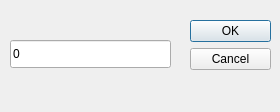
<?xml version="1.0" encoding="UTF-8"?>
<ui version="4.0">
 <class>Dialog</class>
 <widget class="QDialog" name="Dialog">
  <property name="geometry">
   <rect>
    <x>0</x>
    <y>0</y>
    <width>280</width>
    <height>112</height>
   </rect>
  </property>
  <property name="windowTitle">
   <string>Dialog</string>
  </property>
  <widget class="QDialogButtonBox" name="buttonBox">
   <property name="geometry">
    <rect>
     <x>190</x>
     <y>20</y>
     <width>81</width>
     <height>241</height>
    </rect>
   </property>
   <property name="orientation">
    <enum>Qt::Vertical</enum>
   </property>
   <property name="standardButtons">
    <set>QDialogButtonBox::Cancel|QDialogButtonBox::Ok</set>
   </property>
  </widget>
  <widget class="QLineEdit" name="lineEdit">
   <property name="geometry">
    <rect>
     <x>10</x>
     <y>40</y>
     <width>161</width>
     <height>28</height>
    </rect>
   </property>
   <property name="text">
    <string>0</string>
   </property>
  </widget>
 </widget>
 <resources/>
 <connections>
  <connection>
   <sender>buttonBox</sender>
   <signal>accepted()</signal>
   <receiver>Dialog</receiver>
   <slot>accept()</slot>
   <hints>
    <hint type="sourcelabel">
     <x>248</x>
     <y>254</y>
    </hint>
    <hint type="destinationlabel">
     <x>157</x>
     <y>111</y>
    </hint>
   </hints>
  </connection>
  <connection>
   <sender>buttonBox</sender>
   <signal>rejected()</signal>
   <receiver>Dialog</receiver>
   <slot>reject()</slot>
   <hints>
    <hint type="sourcelabel">
     <x>216</x>
     <y>260</y>
    </hint>
    <hint type="destinationlabel">
     <x>279</x>
     <y>111</y>
    </hint>
   </hints>
  </connection>
 </connections>
</ui>
